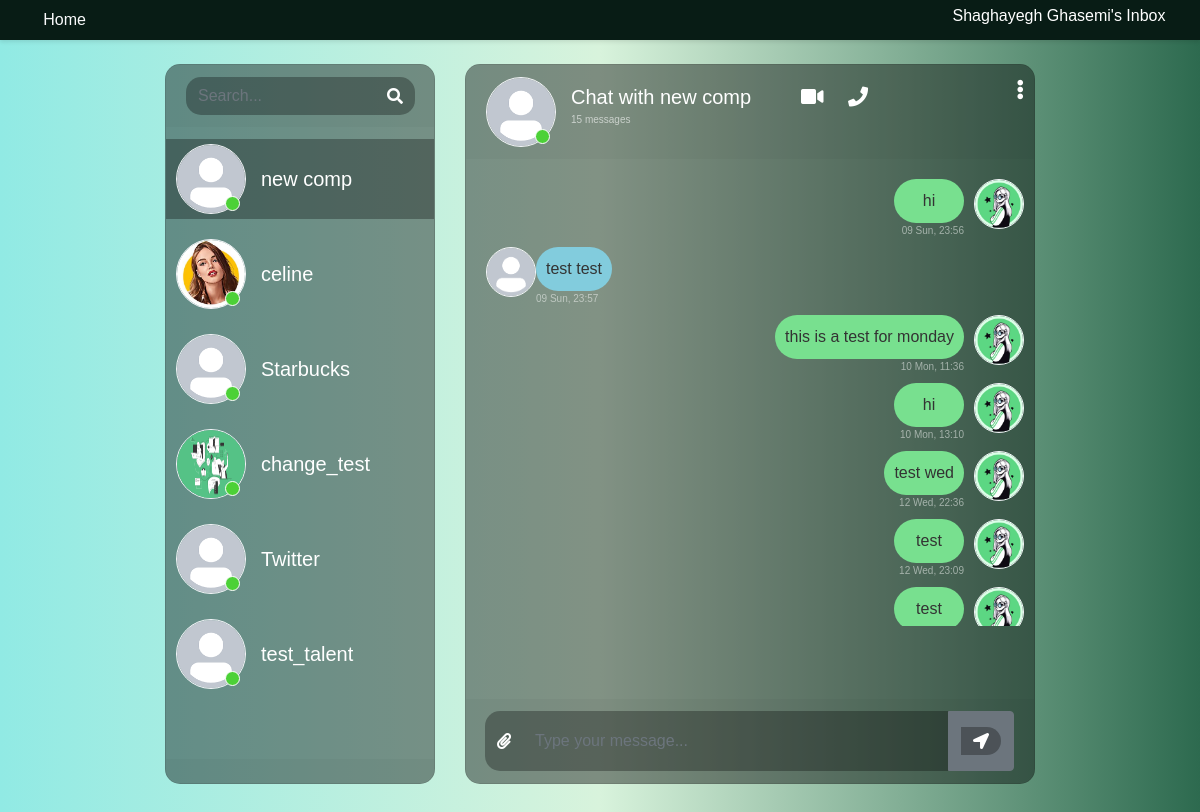
The app's page /chat/ (signed in) with its own data.
### accounts/models.py (models this page shows, shortened)
class CustomUser(AbstractUser):
    def get_freelancer(self):
        if(hasattr(self, 'freelancer')):
            return self.freelancer
        return None
    def get_business(self):
        if(hasattr(self, 'business')):
            return self.business
        return None

### jobs/models.py (models this page shows, shortened)
class Freelancer(models.Model):
    owner = models.OneToOneField(User, on_delete=models.CASCADE) # delete the profile if the user deletes his/her account
    name = models.CharField(max_length=50)
    profile_pic = models.ImageField(upload_to="profiles/", blank=True)
    joinedDate = models.DateTimeField(default=timezone.now)
    skills = models.TextField(blank=True, null=True)
    about = models.TextField(blank=True, null=True)

class Business(models.Model):
    owner = models.OneToOneField(User, on_delete=models.CASCADE) # delete the profile if the user deletes his/her account
    name = models.CharField(max_length=50)
    profile_pic = models.ImageField(upload_to='profiles/', blank=True)
    about = models.TextField(blank=True, null=True)

### chat/models.py (models this page shows)
class Thread(models.Model):
    first_person = models.ForeignKey(User, on_delete=models.CASCADE, null=True, blank=True, related_name='thread_first_person')
    second_person = models.ForeignKey(User, on_delete=models.CASCADE, null=True, blank=True,
                                     related_name='thread_second_person')
    updated = models.DateTimeField(auto_now=True)
    timestamp = models.DateTimeField(auto_now_add=True)
    objects = ThreadManager()
    class Meta:
        unique_together = ['first_person', 'second_person']

class ChatMessage(models.Model):
    thread = models.ForeignKey(Thread, null=True, blank=True, on_delete=models.CASCADE, related_name='chatmessage_thread')
    user = models.ForeignKey(User, on_delete=models.CASCADE)
    message = models.TextField()
    timestamp = models.DateTimeField(auto_now_add=True)

### chat/views.py (the view)
# urls.py: path('', messages_page, name='messages-page'),
@login_required
def messages_page(request):
    threads = Thread.objects.by_user(user=request.user).prefetch_related('chatmessage_thread').order_by('timestamp')
    context = {
        'Threads': threads
    }
    return render(request, 'chat/messages.html', context)

### chat/templates/chat/messages.html (shortened to what this page needs)
{% load static %}
<!DOCTYPE html>
<html>
	<head>
		<link rel="stylesheet" href="https://stackpath.bootstrapcdn.com/bootstrap/4.1.3/css/bootstrap.min.css">
		<link rel="stylesheet" href="https://use.fontawesome.com/releases/v5.5.0/css/all.css">
		<link rel="stylesheet" type="text/css" href="https://cdnjs.cloudflare.com/ajax/libs/malihu-custom-scrollbar-plugin/3.1.5/jquery.mCustomScrollbar.min.css">
        <link rel="stylesheet" href="{% static 'chat/css/messages.css' %}">
        <link rel="stylesheet" href="{% static 'jobs/css/freelancer.css' %}">
    </head>
	<body>
        <div class="header">
            <div style="padding-left: 2%;"><a class="text-light" href="{% url 'home' %}" style="text-decoration: none; color: aliceblue;">Home</a></div>
            <div style="width: 20%;">
                {% if user.is_authenticated %}
                {% if user.get_freelancer %}
                    <h6 style="text-align: center; padding-right: 10px;">{{user.get_freelancer.name}}'s Inbox </h6>
                {% elif user.get_business %}
                    <h6 style="text-align: center; padding-right: 10px">{{user.get_business.name}}'s Inbox </h6>
                {% endif %}
                {% endif %}
            </div>
        </div>
		<div class="container-fluid h-100">
			<div class="row justify-content-center h-100 ">
				<div class="col-md-4 col-xl-3 chat h-100 mt-4">
                    <div class="card mb-sm-3 mb-md-0 contacts_card">
					<div class="card-header">
						<div class="input-group">
							<input type="text" placeholder="Search..." name="" class="form-control search">
							<div class="input-group-prepend">
								<span class="input-group-text search_btn"><i class="fas fa-search"></i></span>
							</div>
						</div>
					</div>
					<div class="card-body contacts_body">
						<ui class="contacts">
                            {% for thread in Threads %}
                                <li class="{% if forloop.first %}active{% endif %} contact-li" chat-id="chat_{{ thread.id }}" style="cursor: pointer">
                                    <div class="d-flex bd-highlight">
                                        <div class="img_cont">
                                            {% if thread.first_person == user %}
                                                {% if thread.second_person.get_freelancer.profile_pic  %}
                                                    <img src="{{  thread.second_person.get_freelancer.profile_pic.url }}" alt="Profile Picture" class="rounded-circle user_img">
                                                {% elif thread.second_person.get_business.profile_pic  %}
                                                    <img src="{{  thread.second_person.get_business.profile_pic.url }}" alt="Profile Picture" class="rounded-circle user_img">
                                                {% else %}
                                                    <img src="{% static 'jobs/media/profile_pic.png' %}" alt="Profile Picture" class="rounded-circle user_img">
                                                {% endif %}
                                            {% endif %}
                                            <span class="online_icon"></span>
                                        </div>
                                        <div class="user_info">
                                            {% if thread.first_person == user %}
                                                {% if thread.second_person.get_freelancer %}
                                                    <span>{{ thread.second_person.get_freelancer.name }}</span>
                                                {% else %}
                                                    <span>{{ thread.second_person.get_business.name }}</span>
                                                {% endif %}
                                            {% else %}
                                                {% if thread.first_person.get_freelancer %}
                                                    <span>{{ thread.first_person.get_freelancer.name }}</span>
                                                {% else %}
                                                    <span>{{ thread.first_person.get_business.name }}</span>
                                                {% endif %}
                                            {% endif %}
                                        </div>
                                    </div>
                                </li>
                            {% endfor %}
						</ui>
					</div>
					<div class="card-footer"></div>
				</div></div>
				<div class="col-md-8 col-xl-6 chat h-100 mt-4">
					<div class="card">
                        {% for thread in Threads %}
                            <div class="messages-wrapper  {% if forloop.first %}hide is_active{% else %}hide{% endif %}" chat-id="chat_{{ thread.id }}" other-user-id="
                                        {% if thread.first_person == user %}
                                            {{ thread.second_person.id }}
                                        {% else %}
                                            {{ thread.first_person.id }}
                                        {% endif %}
                                    ">
                                <div class="card-header msg_head">
                                    <div class="d-flex bd-highlight">
                                        <div class="img_cont">
                                            {% if thread.first_person == user %}
                                                {% if thread.second_person.get_freelancer.profile_pic  %}
                                                    <img src="{{  thread.second_person.get_freelancer.profile_pic.url }}" alt="Profile Picture" class="rounded-circle user_img">
                                                {% elif thread.second_person.get_business.profile_pic  %}
                                                    <img src="{{  thread.second_person.get_business.profile_pic.url }}" alt="Profile Picture" class="rounded-circle user_img">
                                                {% else %}
                                                    <img src="{% static 'jobs/media/profile_pic.png' %}" alt="Profile Picture" class="rounded-circle user_img">
                                                {% endif %}
                                            {% endif %}
                                            <span class="online_icon"></span>
                                        </div>
                                        <div class="user_info">
                                            {% if thread.first_person == user %}
                                                {% if thread.second_person.get_business %}
                                                    <span>Chat with {{ thread.second_person.get_business.name }}</span>
                                                {% else %}
                                                    <span>Chat with {{ thread.second_person.get_freelancer.name }}</span>
                                                {% endif %}
                                            {% else %}
                                                {% if thread.first_person.get_business %}
                                                    <span>Chat with {{ thread.first_person.get_business.name }}</span>
                                                {% else %}
                                                    <span>Chat with {{ thread.first_person.get_freelancer.name }}</span>
                                                {% endif %}
                                            {% endif %}
                                            <p>{{ thread.chatmessage_thread.all.count }} messages</p>
                                        </div>
                                        <div class="video_cam">
                                            <span><i class="fas fa-video"></i></span>
                                            <span><i class="fas fa-phone"></i></span>
                                        </div>
                                    </div>
                                    <span id="action_menu_btn"><i class="fas fa-ellipsis-v"></i></span>
                                </div>
                                <div class="card-body msg_card_body">
                                    {% for chat in thread.chatmessage_thread.all %}
                                        {% if chat.user == user %}
                                            <div class="d-flex mb-4 replied">
                                                <div class="msg_cotainer_send">
                                                    {{ chat.message }}
                                                    <span class="msg_time_send">{{ chat.timestamp|date:"d D" }}, {{ chat.timestamp|time:"H:i" }}</span>
                                                </div>
                                            <div class="img_cont_msg">
                                                {% if thread.first_person == user %}
                                                    {% if thread.first_person.get_freelancer.profile_pic  %}
                                                        <img src="{{  thread.first_person.get_freelancer.profile_pic.url }}" alt="Profile Picture" class="rounded-circle user_img" style="max-width: 50px; max-height: 50px;">
                                                    {% elif thread.second_person.get_business.profile_pic  %}
                                                        <img src="{{  thread.first_person.get_business.profile_pic.url }}" alt="Profile Picture" class="rounded-circle user_img" >
                                                    {% else %}
                                                        <img src="{% static 'jobs/media/profile_pic.png' %}" alt="Profile Picture" class="rounded-circle user_img" style="max-width: 50px; max-height: 50px;">
                                                    {% endif %}
                                                {% endif %}
                                            </div>
                                        </div>
                                        {% else %}
                                            <div class="d-flex mb-4 received">
                                            <div class="img_cont_msg">
                                                {% if thread.first_person == user %}
                                                    {% if thread.second_person.get_freelancer.profile_pic  %}
                                                        <img src="{{  thread.second_person.get_freelancer.profile_pic.url }}" alt="Profile Picture" class="rounded-circle user_img" style="max-width: 50px; max-height: 50px;">
                                                    {% elif thread.second_person.get_business.profile_pic  %}
                                                        <img src="{{  thread.second_person.get_business.profile_pic.url }}" alt="Profile Picture" class="rounded-circle user_img" style="max-width: 50px; max-height: 50px;">
                                                    {% else %}
                                                        <img src="{% static 'jobs/media/profile_pic.png' %}" alt="Profile Picture" class="rounded-circle user_img" style="max-width: 50px; max-height: 50px;">
                                                    {% endif %}
                                                    {% endif %}
                                            </div>
                                            <div class="msg_cotainer">
                                                {{ chat.message }}
                                                <span class="msg_time">{{ chat.timestamp|date:"d D" }}, {{ chat.timestamp|time:"H:i" }}</span>
                                            </div>
                                        </div>
                                        {% endif %}
                                    {% endfor %}
                                </div>
					        </div>
                        {% endfor %}
                        <div class="card-footer">
                                <form id="send-message-form">
                                    <div class="input-group">
                                        <div class="input-group-append">
                                            <span class="input-group-text attach_btn"><i class="fas fa-paperclip"></i></span>
                                        </div>
                                        <input type="text" name="" id="input-message" class="form-control type_msg" placeholder="Type your message...">
                                        <div class="input-group-append">
                                            <button class="btn btn-secondary" type="submit">
                                                <span class="input-group-text send_btn">
                                                    <i class="fas fa-location-arrow"></i>
                                                </span>
                                            </button>
                                        </div>
                                </div>
                                </form>
                            </div>
                    </div>
				</div>
			</div>
		</div>
	</body>
</html>

### records on screen
CustomUser: get_freelancer.name "Shaghayegh Ghasemi"
Thread: second_person.get_business.name "new comp", chatmessage_thread.all.count "15"
Thread: second_person.get_freelancer.profile_pic (picture), second_person.get_freelancer.name "celine"
Thread: second_person.get_business.name "Starbucks"
Thread: second_person.get_business.profile_pic (picture), second_person.get_business.name "change_test"
Thread: second_person.get_business.name "Twitter"
Thread: second_person.get_freelancer.name "test_talent"
ChatMessage: message "hi", timestamp "09 Sun", timestamp "23:56", first_person.get_freelancer.profile_pic (picture)
ChatMessage: message "test test", timestamp "09 Sun", timestamp "23:57"
ChatMessage: message "this is a test for monday", timestamp "10 Mon", timestamp "11:36", first_person.get_freelancer.profile_pic (picture)
ChatMessage: message "hi", timestamp "10 Mon", timestamp "13:10", first_person.get_freelancer.profile_pic (picture)
ChatMessage: message "test wed", timestamp "12 Wed", timestamp "22:36", first_person.get_freelancer.profile_pic (picture)
ChatMessage: message "test", timestamp "12 Wed", timestamp "23:09", first_person.get_freelancer.profile_pic (picture)
ChatMessage: message "test", first_person.get_freelancer.profile_pic (picture)
